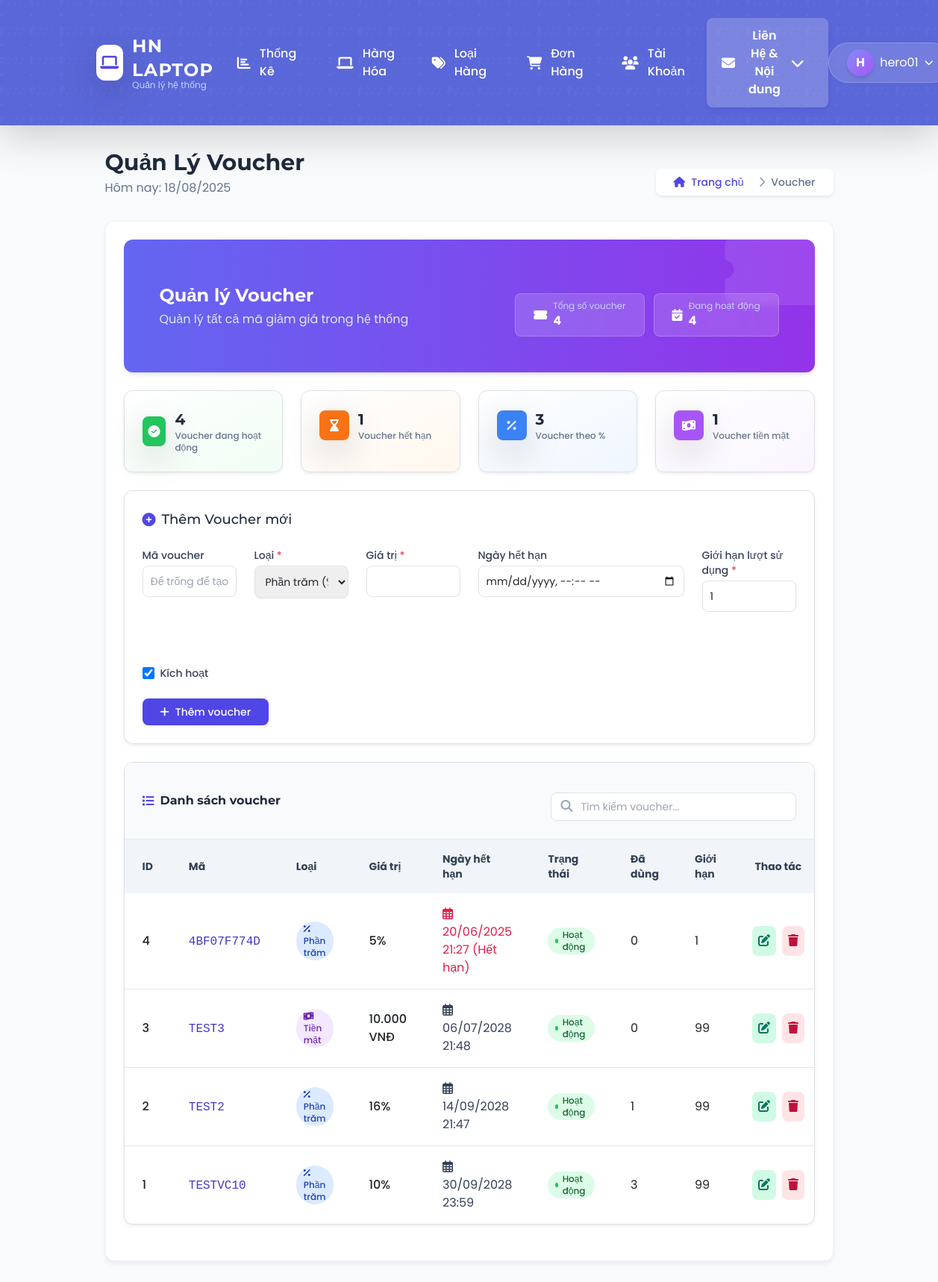
The app's page /HNLAPTOP/quanly.php?page=admin_voucher.php (signed in) with its own data.
### tables this page shows
CREATE TABLE `voucher` (
  `id` int(11) NOT NULL,
  `code` varchar(50) DEFAULT NULL,
  `value` int(11) DEFAULT NULL,
  `type` enum('percent','cash') DEFAULT NULL,
  `is_active` tinyint(1) DEFAULT 1,
  `expired_at` datetime DEFAULT NULL,
  `total_uses` int(11) DEFAULT 0,
  `used_count` int(11) DEFAULT 0
);

### HNLAPTOP/admin_voucher.php (the view, shortened to what the rows shown need)
<?php
$pdo = Database::getInstance();
$vouchers = $pdo->query("SELECT * FROM voucher ORDER BY id DESC")->fetchAll(PDO::FETCH_ASSOC);
?>
<link rel="stylesheet" href="style.css?<?php echo time(); ?>">
<div class="animate__animated animate__fadeIn">
    <div class="bg-gradient-to-r from-indigo-500 to-purple-600 rounded-xl shadow-md p-5 mb-6 text-white overflow-hidden relative">
        <div class="flex flex-col md:flex-row justify-between items-start md:items-center">
            <div class="z-10">
                <h2 class="text-2xl font-bold font-heading mb-1">Quản lý Voucher</h2>
            </div>
        </div>
    </div>
    <div class="bg-white shadow-sm rounded-xl border border-slate-200/60 overflow-hidden mb-6">
        <div class="overflow-x-auto">
            <table class="w-full" id="vouchersTable">
                <thead class="bg-slate-100 text-slate-700 text-sm font-medium">
                    <tr>
                        <th class="py-3 px-4 text-left">ID</th>
                        <th class="py-3 px-4 text-left">Mã</th>
                        <th class="py-3 px-4 text-left">Loại</th>
                        <th class="py-3 px-4 text-left">Giá trị</th>
                        <th class="py-3 px-4 text-left">Ngày hết hạn</th>
                        <th class="py-3 px-4 text-left">Trạng thái</th>
                        <th class="py-3 px-4 text-left">Đã dùng</th>
                        <th class="py-3 px-4 text-left">Giới hạn</th>
                        <th class="py-3 px-4 text-center">Thao tác</th>
                    </tr>
                </thead>
                <tbody class="divide-y divide-slate-200">
                    <?php if (empty($vouchers)): ?>
                        <tr>
                            <td colspan="8" class="py-6 text-center text-slate-500">
                                <div class="flex flex-col items-center justify-center">
                                    <i class="fas fa-ticket-alt text-4xl text-slate-300 mb-3"></i>
                                    <p>Chưa có voucher nào</p>
                                </div>
                            </td>
                        </tr>
                    <?php else: ?>
                        <?php foreach ($vouchers as $index => $v): ?>
                            <tr class="hover:bg-slate-50 transition-colors animate__animated animate__fadeIn animate__faster"
                                style="animation-delay: <?= $index * 0.05 ?>s">
                                <td class="py-3 px-4 font-medium"><?= $v['id'] ?></td>
                                <td class="py-3 px-4">
                                    <span class="font-mono font-medium text-indigo-700"><?= htmlspecialchars($v['code']) ?></span>
                                </td>
                                <td class="py-3 px-4">
                                    <?php if ($v['type'] == 'percent'): ?>
                                        <span class="inline-block px-2.5 py-0.5 bg-blue-100 text-blue-800 rounded-full text-xs font-medium">
                                            <i class="fas fa-percentage mr-1"></i> Phần trăm
                                        </span>
                                    <?php else: ?>
                                        <span class="inline-block px-2.5 py-0.5 bg-purple-100 text-purple-800 rounded-full text-xs font-medium">
                                            <i class="fas fa-money-bill-wave mr-1"></i> Tiền mặt
                                        </span>
                                    <?php endif; ?>
                                </td>
                                <td class="py-3 px-4 font-medium">
                                    <?= $v['type'] == 'percent' ? $v['value'] . '%' : number_format($v['value'], 0, ',', '.') . ' VNĐ' ?>
                                </td>
                                <td class="py-3 px-4">
                                    <?php if ($v['expired_at']): ?>
                                        <?php
                                        $expired = strtotime($v['expired_at']) < time();
                                        $expireClass = $expired ? 'text-rose-600' : 'text-slate-700';
                                        ?>
                                        <span class="<?= $expireClass ?>">
                                            <i class="far fa-calendar-alt mr-1"></i>
                                            <?= date('d/m/Y H:i', strtotime($v['expired_at'])) ?>
                                            <?= $expired ? ' (Hết hạn)' : '' ?>
                                        </span>
                                    <?php else: ?>
                                        <span class="text-slate-500">Không giới hạn</span>
                                    <?php endif; ?>
                                </td>
                                <td class="py-3 px-4">
                                    <?php if ($v['is_active']): ?>
                                        <span class="inline-flex items-center px-2.5 py-0.5 bg-green-100 text-green-800 rounded-full text-xs font-medium">
                                            <span class="w-1.5 h-1.5 bg-green-500 rounded-full mr-1.5"></span>
                                            Hoạt động
                                        </span>
                                    <?php endif; ?>
                                </td>
                                <td class="py-3 px-4"><?= $v['used_count'] ?? 0 ?></td>
                                <td class="py-3 px-4"><?= $v['total_uses'] ?? 0 ?></td>
                                <td class="py-3 px-4">
                                    <div class="flex items-center justify-center space-x-2">
                                        <a href="?page=admin_voucher.php&edit=<?= $v['id'] ?>"
                                            class="bg-emerald-100 text-emerald-700 p-2 rounded-lg hover:bg-emerald-200 transition-colors"
                                            title="Chỉnh sửa">
                                            <i class="fas fa-edit"></i>
                                        </a>
                                        <a href="?page=admin_voucher.php&delete=<?= $v['id'] ?>"
                                            onclick="return confirm('Bạn có chắc chắn muốn xóa voucher này?');"
                                            class="bg-rose-100 text-rose-700 p-2 rounded-lg hover:bg-rose-200 transition-colors"
                                            title="Xóa">
                                            <i class="fas fa-trash"></i>
                                        </a>
                                    </div>
                                </td>
                            </tr>
                        <?php endforeach; ?>
                    <?php endif; ?>
                </tbody>
            </table>
        </div>
    </div>
</div>

### records on screen
voucher: id "4", code "4BF07F774D", type "percent" (drawn), value "5", expired_at "20/06/2025 21:27", shows "(Hết hạn)", is_active 1 (drawn), used_count "0", total_uses "1"
voucher: id "3", code "TEST3", type "cash" (drawn), value "10.000", expired_at "06/07/2028 21:48", is_active 1 (drawn), used_count "0", total_uses "99"
voucher: id "2", code "TEST2", type "percent" (drawn), value "16", expired_at "14/09/2028 21:47", is_active 1 (drawn), used_count "1", total_uses "99"
voucher: id "1", code "TESTVC10", type "percent" (drawn), value "10", expired_at "30/09/2028 23:59", is_active 1 (drawn), used_count "3", total_uses "99"

### other values on screen
substr($_SESSION['username'], 0, 1) "H"
$_SESSION['username'] "hero01"
$totalVouchers "4"
$activeVouchers "4"
$expiredVouchers "1"
$percentVouchers "3"
$cashVouchers "1"
